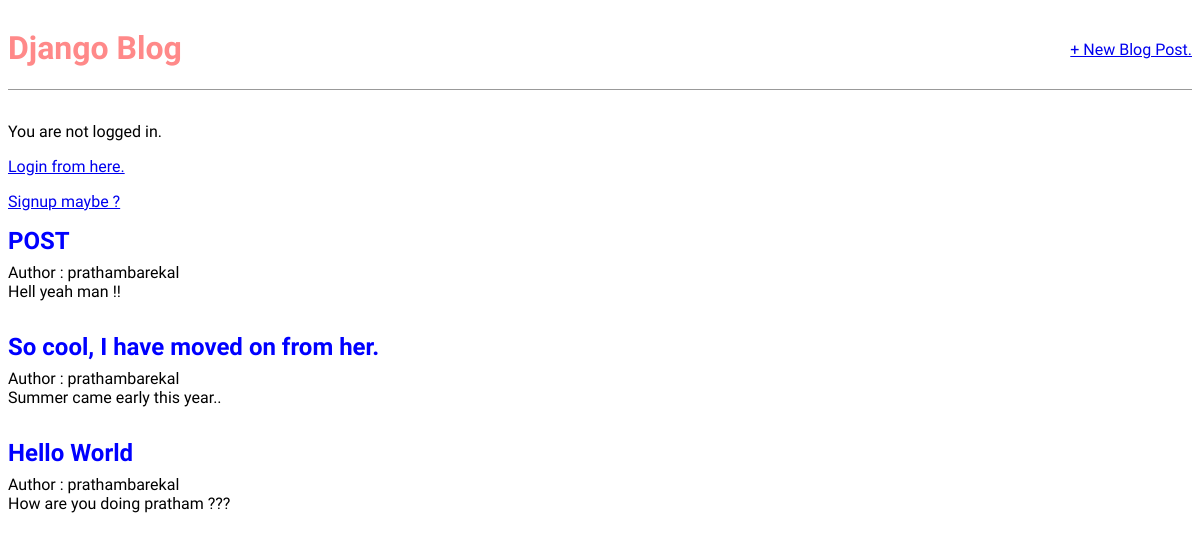
The app's page /, older data.
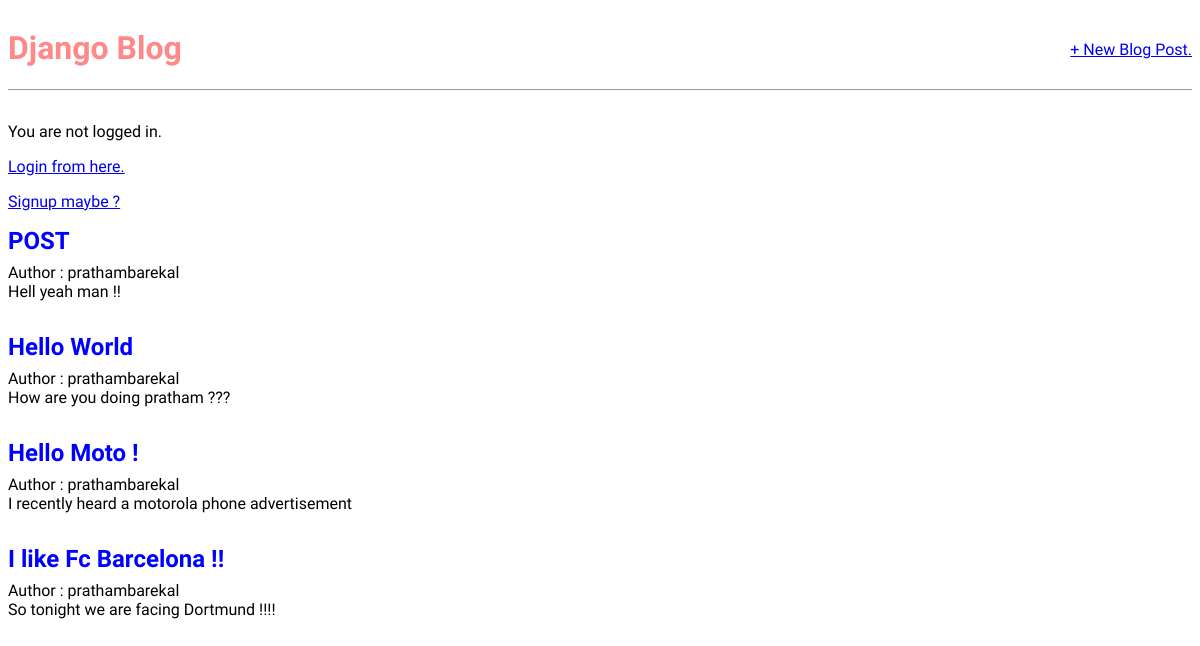
The same page, newer data.
### blog/models.py (models this page shows, shortened)
class Post(models.Model):
  title = models.CharField(max_length=100)
  author = models.ForeignKey("auth.User",on_delete=models.CASCADE)
  body = models.TextField()
  def get_absolute_url(self):
    return reverse("post_detail",kwargs={"pk":self.pk})

### blog/views.py (the view)
# urls.py: path("",BlogListView.as_view(),name="home"),
class BlogListView(ListView):
  model = Post
  template_name = "home.html"

### templates/home.html
{% extends "base.html" %}
{% block content %}
{% for post in post_list %}
<div class="post-entry">
  <h2><a href={{post.get_absolute_url}}>{{post.title}}</a></h2>
  <p>Author : {{post.author}}</p>
  <p>{{post.body}}</p>
</div>
{% endfor %}
{% endblock content %}

### templates/base.html (shortened to what this page needs)
{% load static %}
<!DOCTYPE html>
<html lang="en">
<head>
  <link rel="stylesheet" href="static/css/base.css">
</head>
<body>
  <div>
    <header>
      <div class="nav-left">
        <h1><a href="{% url 'home' %}">Django Blog</a></h1>
      </div>
      <div class="nav-right">
        <a href="{% url 'post_new' %}">+ New Blog Post.</a>
      </div>
    </header>
    {% if user.is_authenticated %}
    <p>Hi '{{user.username}}'</p>
    <form action="{% url 'logout' %}" method="post">
      {% csrf_token %}
      <button type="submit">Logout</button>
    </form>
    {% else %}
    <p>You are not logged in.</p>
    <a href="{% url 'login' %}">Login from here.</a>
    <p><a href="{% url 'signup' %}">Signup maybe ?</a></p>
    {% endif %}
    <div>
      {% block content %}
      {% endblock content %}
    </div>
  </div>
</body>
</html>

### static/css/base.css (style rules this page uses)
body { font-family: 'Source Sans 3',sans-serif; font-size:16px; }
header { border-bottom: 1px solid #999; margin-bottom: 2rem; display: flex; }
header h1 a { color: rgb(255, 137, 137); text-decoration: none; }
.nav-left { margin-right:auto; }
.nav-right { display:flex; padding-top: 2rem; }
.post-entry { margin-bottom:2rem; }
.post-entry h2 { margin:0.5rem 0; }
.post-entry h2 a, .post-entry h2 a:visited { color:blue; text-decoration: none; }
.post-entry p { margin: 0; font-weight: 400; }

Row changes from the older to the newer data that the page shows:
removed Post: title "So cool, I have moved on from her.", author "prathambarekal", body "Summer came early this year.."
added Post: title "Hello Moto !", author "prathambarekal", body "I recently heard a motorola phone advertisement"
added Post: title "I like Fc Barcelona !!", author "prathambarekal", body "So tonight we are facing Dortmund !!!!"
